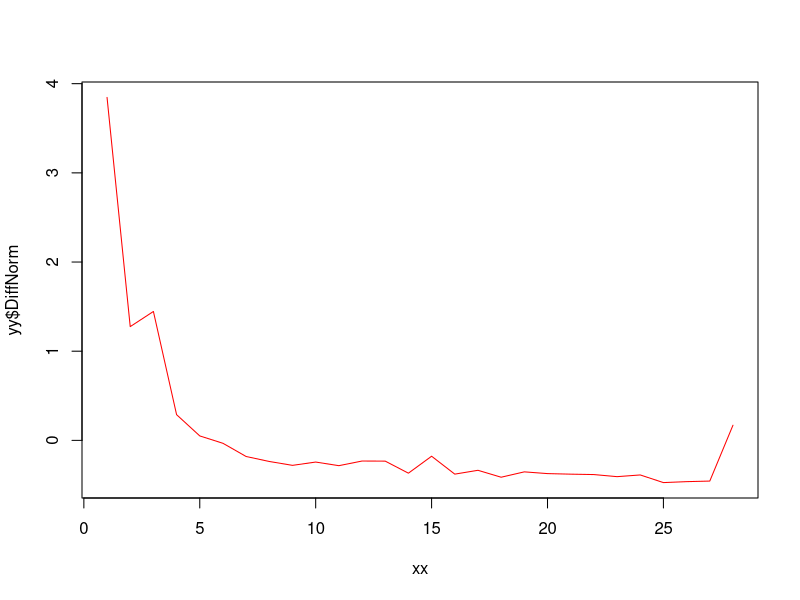

Here is the R script that generated this plot:
library(dplyr)

setwd("/home/kalvis/workspace/ddgatve-stat/zpd-election-ads/candidates")

df <- read.table(
#  file="riga-data.csv", 
  file="vidzeme-data.csv",
#  file="latgale-data.csv",
#  file="kurzeme-data.csv",
#  file="zemgale-data.csv",
  sep=",",
  na.strings="NN",
  header=TRUE,
  row.names=NULL,
  fileEncoding="UTF-8")

# Vieta
# Iecirknis
# Saraksts
# Numurs
# Kandidats
# Plusi
# Svitrojumi

dfdf <- dplyr::filter(df, ListNo == 2 | ListNo == 4 |
                        ListNo == 9 |ListNo == 10 |
                        ListNo == 13 |ListNo == 15 |ListNo == 16)
dfdf <- droplevels(dfdf)
dfdf$Diff <- dfdf$Pluses - dfdf$Minuses

partyNum <- c(2,4,9,10,13,15,16)
partyAbbr <- c("JKP", "NA", "Sask", "A-PAR", "JV", "KPV", "ZZS")

# Plusi: populaacijas vid.veertiiba (1 partijas kandidaatiem)
partyPlusesMean <- numeric(0)
# Plusi: populaacijas standartnovirze  (1 partijas kandidaatiem)
partyPlusesSD <- numeric(0)
# Miinusi: populaacijas vid.veertiiba  (1 partijas kandidaatiem)
partyMinusesMean <- numeric(0)
# Miinusi: populaacijas standartnovirze  (1 partijas kandidaatiem)
partyMinusesSD <- numeric(0)
# Plusu-minusu starpiba un standartnovirze
partyDiffMean <- numeric(0)
partyDiffSD <- numeric(0)

for (party in partyNum) {
  df2 <- dfdf[dfdf$ListNo == party, ]
 
  plusesMean <- mean(df2$Pluses)
  partyPlusesMean <- c(partyPlusesMean, mean(df2$Pluses))
  plusesSD <- sqrt(sum((df2$Pluses - plusesMean)^2)/length(df2$Pluses))
  partyPlusesSD <- c(partyPlusesSD, plusesSD)

  minusesMean <- mean(df2$Minuses)
  partyMinusesMean <- c(partyMinusesMean, mean(df2$Minuses))
  minusesSD <- sqrt(sum((df2$Minuses - minusesMean)^2)/length(df2$Minuses))
  partyMinusesSD <- c(partyMinusesSD, minusesSD)
  
  diffMean <- mean(df2$Diff)
  partyDiffMean <- c(partyDiffMean, mean(df2$Diff))
  diffSD <- sqrt(sum((df2$Diff - diffMean)^2)/length(df2$Diff))
  partyDiffSD <- c(partyDiffSD, diffSD)
}

partyStats <- data.frame(num = partyNum, abbr = partyAbbr, 
                         pMean = partyPlusesMean, pSD = partyPlusesSD, 
                         mMean = partyMinusesMean, mSD = partyMinusesSD, 
                         dMean = partyDiffMean, dSD = partyDiffSD)

getStat <- function(nn, attr, kind) {
  if (attr == "plus") {
    if (kind == "mean") {
      return(partyStats$pMean) 
    }
  }
  return(partyStat)
}

plusNorm <- numeric(0)
minusNorm <- numeric(0)
diffNorm <- numeric(0)
for (i in 1:nrow(dfdf)) {
  statLine <- partyStats[partyStats$num == dfdf$ListNo[i],]
  newPP <- (dfdf$Pluses[i] - statLine$pMean)/statLine$pSD
  newMM <- (dfdf$Minuses[i] - statLine$mMean)/statLine$mSD
  newDD <- (dfdf$Diff[i] - statLine$dMean)/statLine$dSD
  plusNorm <- c(plusNorm, newPP)
  minusNorm <- c(minusNorm, newMM)
  diffNorm <- c(diffNorm, newDD)
}

dfdf$PlusNorm <- plusNorm
dfdf$MinusNorm <- minusNorm
dfdf$DiffNorm <- diffNorm


xx <- 1:length(table(dfdf$CandNo))
yy = aggregate(DiffNorm ~ CandNo, data=dfdf, 
                FUN = mean)


plot(x = xx, y = yy$DiffNorm, type="l", col ="red")


#library(ggplot2)
#p<-ggplot(df, aes(x=Izdevumi, y=Votes, fill=overBarrier)) +
#  geom_point(size=1.5, shape=23, colour="#f8766d") + 
#  
#p
#
#ggsave(p, filename = "declarations/corr1.png", dpi = 300, type = "cairo",
#       width = 4, height = 3, units = "in")  

